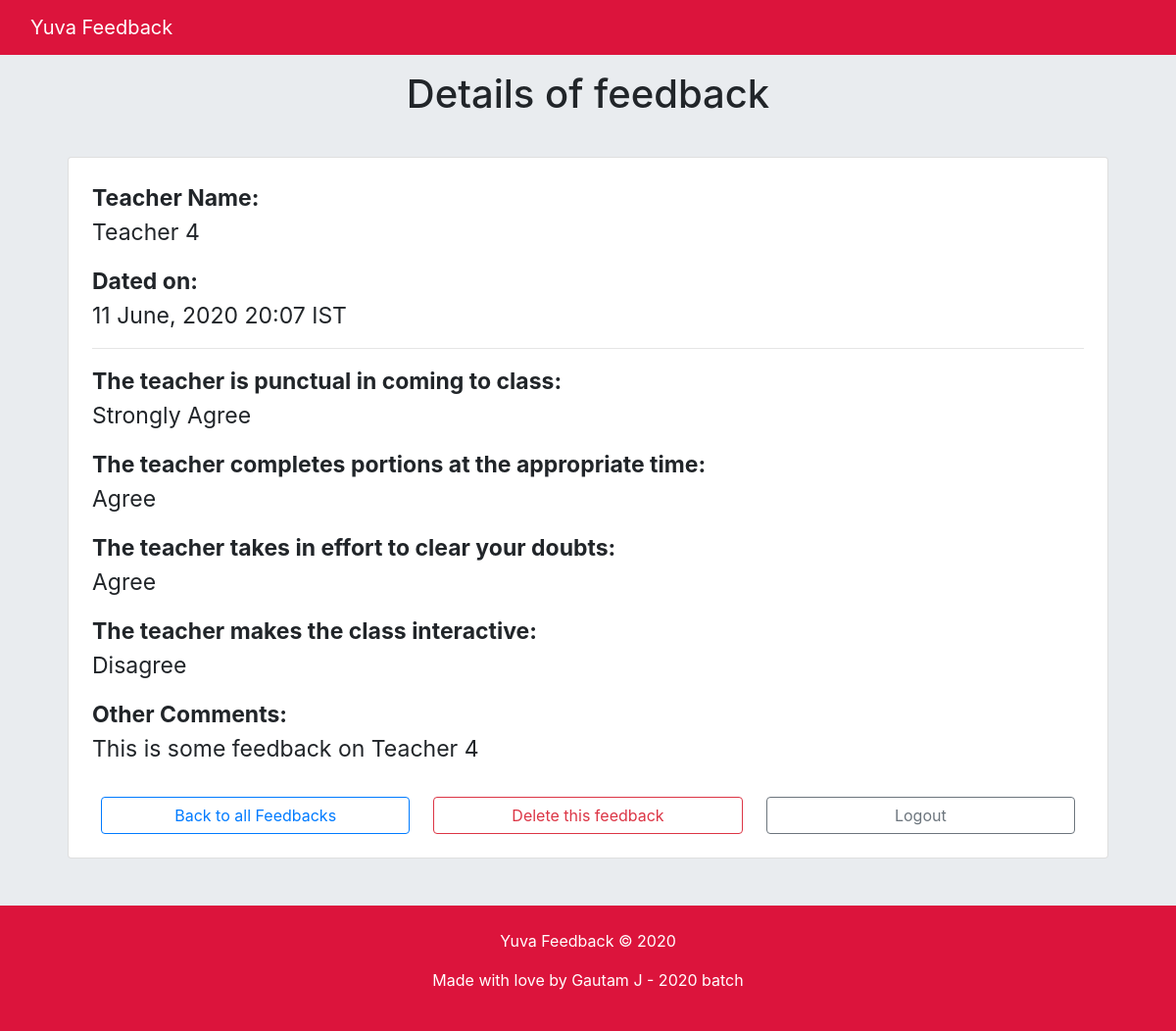
The app's page /review/feedback/24/ (signed in) with its own data.
### Feedback/models.py (models this page shows, shortened)
class FeedbackData(models.Model):
    CHOICES = (
        ('Strongly Disagree', 'Strongly Disagree'),
        ('Disagree', 'Disagree'),
        ('Sometimes', 'Sometimes'),
        ('Agree', 'Agree'),
        ('Strongly Agree', 'Strongly Agree'),
    )
    date_submitted = models.DateTimeField(auto_now=True)
    teacher_name = models.ForeignKey(Teacher, verbose_name='Name of Teacher',
                                     on_delete=models.CASCADE)
    punctuality = models.CharField(verbose_name='The teacher is punctual in coming to class',
                                   max_length=225,
                                   choices=CHOICES)
    portion = models.CharField(verbose_name='The teacher completes portions at the appropriate time',
                               max_length=225,
                               choices=CHOICES)
    doubt = models.CharField(verbose_name='The teacher takes in effort to clear your doubts',
                             max_length=225,
                             choices=CHOICES)
    interactive = models.CharField(verbose_name='The teacher makes the class interactive',
                                   max_length=225,
                                   choices=CHOICES)
    comments = models.TextField(verbose_name='Any other feedback (your comments)',
                                blank=True)
    class Meta:
        verbose_name = 'Feedback Data'
        verbose_name_plural = 'Feedback Data'

### Home/models.py (models this page shows)
class Teacher(models.Model):
    name = models.CharField(verbose_name='Name of teacher',
                            max_length=255, unique=True)
    class Meta:
        verbose_name = 'Teacher'
        verbose_name_plural = 'Teachers'
    def __str__(self):
        return self.name

### Review/views.py (the view)
# urls.py: path('feedback/<int:pk>/', FeedbackDetailView.as_view(), name='FeedbackDetailView'),
class FeedbackDetailView(LoginRequiredMixin, DetailView):
    model = FeedbackData
    template_name = 'Review/detail_feedback.html'
    context_object_name = 'feedback'

### Review/templates/Review/detail_feedback.html
{% extends 'Home/index.html' %}
{% block content %}
    <div class="container">
        <h1 class="text-center py-3">Details of feedback</h1>
        <div class="card p-4 m-4">
            <p style="font-size: 23px;"><strong>Teacher Name:</strong><br>{{ feedback.teacher_name }}</p>
            <p style="font-size: 23px;"><strong>Dated on:</strong><br>{{ feedback.date_submitted|date:'d F, Y H:i e' }}</p>
            <hr class="p-0 m-0 mb-3">
            <p style="font-size: 23px;"><strong>The teacher is punctual in coming to class:</strong><br>{{ feedback.punctuality }}</p>
            <p style="font-size: 23px;"><strong>The teacher completes portions at the appropriate time:</strong><br>{{ feedback.portion }}</p>
            <p style="font-size: 23px;"><strong>The teacher takes in effort to clear your doubts:</strong><br>{{ feedback.doubt }}</p>
            <p style="font-size: 23px;"><strong>The teacher makes the class interactive:</strong><br>{{ feedback.interactive }}</p>
            <p style="font-size: 23px;"><strong>Other Comments:</strong><br>{{ feedback.comments }}</p>
            <div class="row pt-3">
                <a class="btn btn-outline-primary ml-4 mr-4 col" role="button" href="{% url 'ListFeedbackView' %}">Back to all Feedbacks</a>
                <a class="btn btn-outline-danger mr-4 col" role="button" href="{% url 'DeleteFeedbackView' feedback.id %}">Delete this feedback</a>
                <a class="btn btn-outline-secondary mr-4 col" role="button" href="{% url 'LogoutView' %}">Logout</a>
            </div>
        </div>
    </div>
{% endblock content %}

### Home/static/Home/styles.css (style rules this page uses)
body { height: 100%; background-color: #e9ecef; }
html { height: 100%; }

### records on screen
FeedbackData: teacher_name "Teacher 4", date_submitted "11 June, 2020 20:07 IST", punctuality "Strongly Agree", portion "Agree", doubt "Agree", interactive "Disagree", comments "This is some feedback on Teacher 4"
